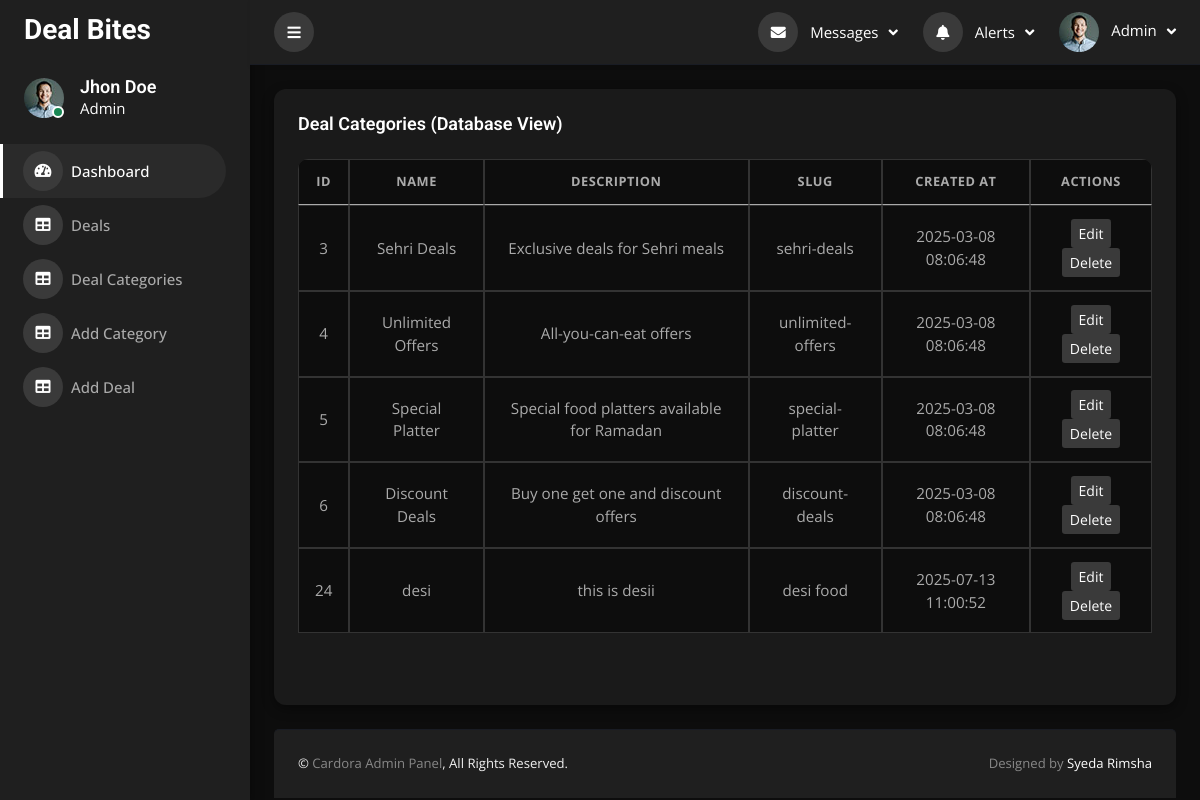
The page /dashboard/deal_categories.php on the database its author committed.
### tables this page shows
CREATE TABLE `deal_categories` (
  `id` int(11) NOT NULL,
  `name` varchar(100) NOT NULL,
  `description` text DEFAULT NULL,
  `slug` varchar(100) DEFAULT NULL,
  `created_at` timestamp NULL DEFAULT current_timestamp()
);

### dashboard/deal_categories.php (the view, shortened to what this page needs)
<!DOCTYPE html>
<html lang="en">
<head>
    <link href="https://cdnjs.cloudflare.com/ajax/libs/font-awesome/5.10.0/css/all.min.css" rel="stylesheet">
    <link href="https://cdn.jsdelivr.net/npm/bootstrap-icons@1.4.1/font/bootstrap-icons.css" rel="stylesheet">
    <link href="lib/owlcarousel/assets/owl.carousel.min.css" rel="stylesheet">
    <link href="lib/tempusdominus/css/tempusdominus-bootstrap-4.min.css" rel="stylesheet" />
    <link href="css/bootstrap.min.css" rel="stylesheet">
    <link href="css/style.css" rel="stylesheet">
</head>
<body>
    <div class="container-fluid position-relative d-flex p-0">
        <?php include 'sidebar.php'; ?>
        <div class="content">
            <?php include 'navbar.php'; ?>
            <div class="container-fluid pt-4 px-4">
                <div class="row g-4">
                    <div class="col-12">
                        <div class="content-section">
                            <h6 class="mb-4">Deal Categories (Database View)</h6>
                            <div class="table-responsive">
                                <table class="table custom-table table-hover align-middle">
                                    <thead>
                                        <tr>
                                            <th>ID</th>
                                            <th>Name</th>
                                            <th>Description</th>
                                            <th>Slug</th>
                                            <th>Created At</th>
                                            <th>Actions</th>
                                        </tr>
                                    </thead>
                                    <tbody>
                                        <?php
                                        include '../config/config.php';
                                        $limit = 15;
                                        $page = isset($_GET['page']) ? (int) $_GET['page'] : 1;
                                        $offset = ($page - 1) * $limit;
                                        $query = "SELECT * FROM deal_categories LIMIT $offset, $limit";
                                        $result = mysqli_query($conn, $query);
                                        while ($row = mysqli_fetch_assoc($result)) {
                                            echo "<tr>";
                                            echo "<td>{$row['id']}</td>";
                                            echo "<td>{$row['name']}</td>";
                                            echo "<td>{$row['description']}</td>";
                                            echo "<td>{$row['slug']}</td>";
                                            echo "<td>{$row['created_at']}</td>";
                                            echo "<td>
                                                    <a href='edit_deal_category.php?id={$row['id']}' class='btn btn-sm btn-warning'>Edit</a>
                                                    <a href='delete_deal_category.php?id={$row['id']}' class='btn btn-sm btn-danger' onclick=\"return confirm('Are you sure to delete?')\">Delete</a>
                                                  </td>";
                                            echo "</tr>";
                                        }
                                        ?>
                                    </tbody>
                                </table>
                            </div>
                        </div>
                    </div>
                </div>
            </div>
            <?php include 'footer.php'; ?>
        </div>
    </div>
</body>
</html>

### dashboard/css/style.css (style rules this page uses)
:root { --primary: #ffffff; --secondary: #1f1f1f; --light: #aaaaaa; --dark: #0d0d0d; --gray-medium: #2a2a2a; --gray-light: #3a3a3a; --shadow: 0 4px 12px rgba(0, 0, 0, 0.4); }
.btn { background-color: var(--gray-light); color: var(--primary); border: none; transition: background 0.3s ease; }
.content { margin-left: 250px; min-height: 100vh; background: var(--dark); transition: 0.5s; color: var(--primary); }
@media (min-width: 992px) { .content { width: calc(100% - 250px); } }
.table-responsive { margin-top: 1.5rem; margin-bottom: 2rem; }
.table th, .table td { vertical-align: middle; padding: 0.9rem 1.2rem; background-color: var(--dark); color: var(--light); border-color: var(--gray-medium); }
.table thead { background-color: var(--gray-medium); color: var(--primary); }

### dashboard/deal_categories.php (style rules this page uses)
body { background-color: #0d0d0d !important; color: #e0e0e0 !important; font-family: 'Open Sans', 'Roboto', sans-serif; font-size: 15px; margin: 0; padding: 0; }
h6 { color: #ffffff; font-weight: 600; font-size: 18px; margin-bottom: 1.2rem; font-family: 'Roboto', sans-serif; }
.custom-table { background-color: #1a1a1a !important; color: #e0e0e0; border-radius: 8px; font-size: 0.95rem; border-collapse: separate; border-spacing: 0; }
.custom-table thead { background-color: #2a2a2a !important; color: #cccccc; text-transform: uppercase; font-weight: 600; font-size: 0.8rem; letter-spacing: 0.5px; }
.custom-table th, .custom-table td { padding: 0.8rem 1rem; border: 1px solid #333; text-align: center; vertical-align: middle; }
.table-responsive { margin-top: 1rem; border-radius: 10px; overflow-x: auto; }
.content-section { background-color: #1a1a1a !important; padding: 1.5rem; border-radius: 12px; box-shadow: 0 4px 12px rgba(0, 0, 0, 0.4); }

### dashboard/sidebar.php (style rules this page uses)
:root { --primary: #ffffff; --secondary: #1f1f1f; --light: #aaaaaa; --dark: #0d0d0d; --gray-medium: #2a2a2a; --gray-light: #3a3a3a; --shadow: 0 4px 12px rgba(0, 0, 0, 0.4); }

### rows shown on the page
deal_categories: id "3", name "Sehri Deals", description "Exclusive deals for Sehri meals", slug "sehri-deals", created_at "2025-03-08 08:06:48"
deal_categories: id "4", name "Unlimited Offers", description "All-you-can-eat offers", slug "unlimited-offers", created_at "2025-03-08 08:06:48"
deal_categories: id "5", name "Special Platter", description "Special food platters available for Ramadan", slug "special-platter", created_at "2025-03-08 08:06:48"
deal_categories: id "6", name "Discount Deals", description "Buy one get one and discount offers", slug "discount-deals", created_at "2025-03-08 08:06:48"
deal_categories: id "24", name "desi", description "this is desii", slug "desi food", created_at "2025-07-13 11:00:52"
